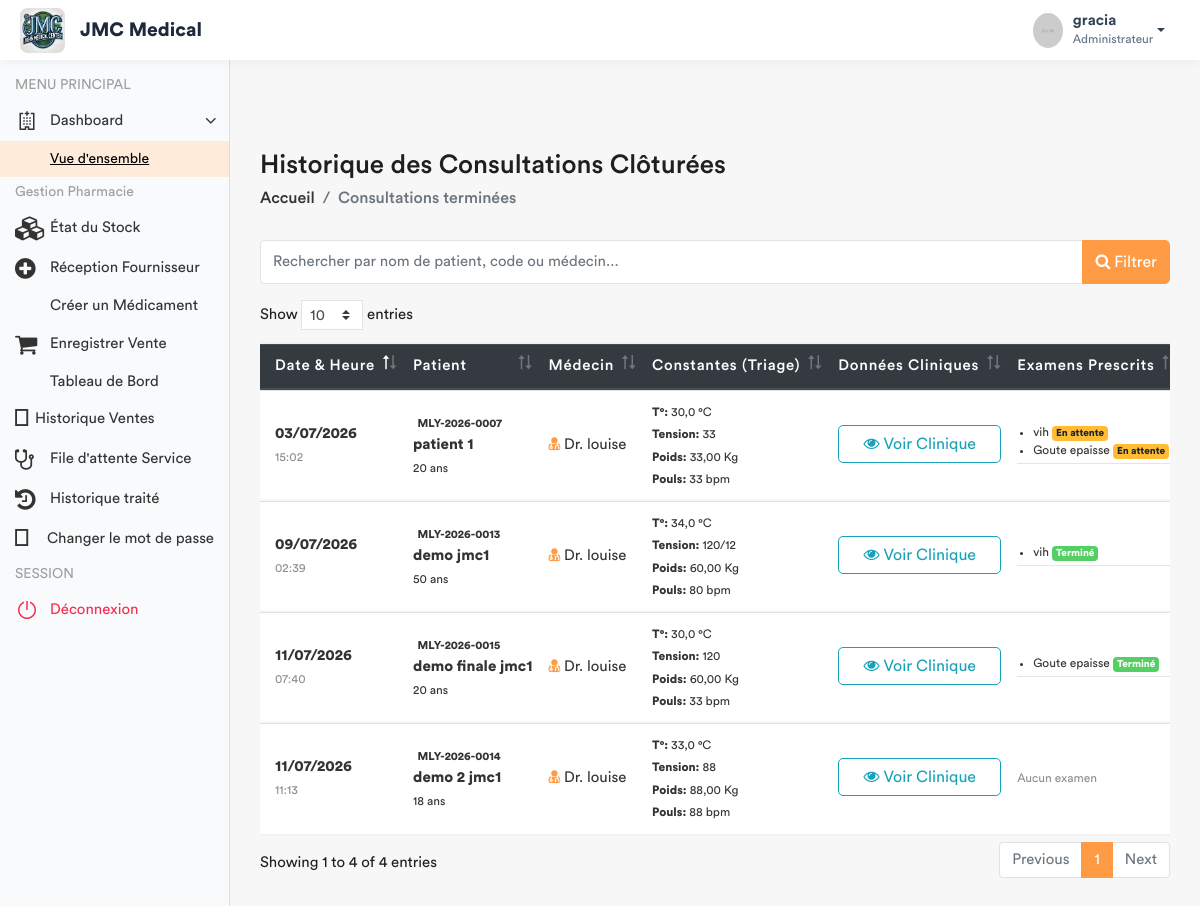
/medecin/consultations/historique/ (signed in), run on an earlier commit of the app's database.
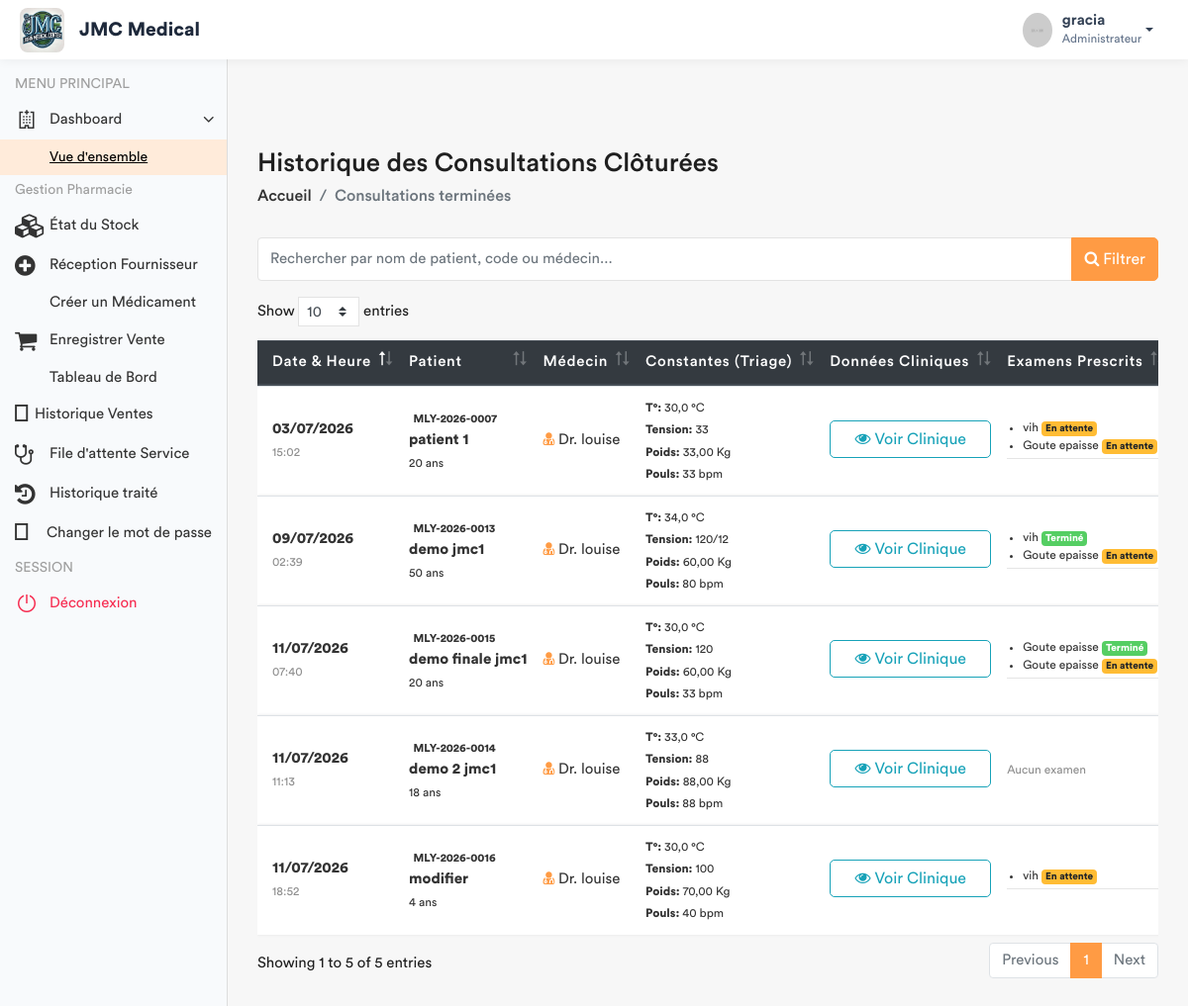
And on a later commit of the database.
### app/models.py (models this page shows, shortened)
class Consultation(models.Model):
    triage = models.OneToOneField(SigneVital, db_index=True, on_delete=models.CASCADE)
    medecin = models.ForeignKey(settings.AUTH_USER_MODEL, on_delete=models.SET_NULL, null=True)
    motif_consultation = models.TextField(verbose_name="Motif")
    antecedent = models.CharField(max_length  = 255 , null = True , blank = True)
    histoire_maladie = models.TextField(verbose_name="Histoire de la maladie")
    examen_physique = models.TextField(verbose_name="Examen physique")
    complement_d_anamnese = models.CharField(max_length=200, null=True)
    hypothese_diagnostique = models.TextField(verbose_name="Hypothèse diagnostique")
    date_creation = models.DateTimeField(default=timezone.now)
    consultation_payee = models.BooleanField(default=False, verbose_name="Consultation payée")
    session = models.OneToOneField(SessionSoins, on_delete=models.CASCADE, null=True)
    hopital = models.ForeignKey(Hopital , on_delete= models.SET_NULL , null = True)

class SigneVital(models.Model):
    patient = models.ForeignKey(Patient, on_delete=models.CASCADE)
    temperature = models.DecimalField(max_digits=4, decimal_places=1)
    poids = models.DecimalField(max_digits=5, decimal_places=2)
    tension_arterielle = models.CharField(max_length=10)
    frequence_cardiaque = models.IntegerField()
    frequence_respiratoire = models.IntegerField(null=True, blank=True)
    saturation_oxygene = models.IntegerField(null=True, blank=True)
    date_prelevement = models.DateTimeField(default=timezone.now)
    infirmier = models.ForeignKey(User, on_delete=models.SET_NULL, null=True)
    est_consulte = models.BooleanField(default=False)
    session = models.ForeignKey(SessionSoins, on_delete=models.CASCADE, related_name='signes_vitaux', null=True)
    hopital = models.ForeignKey(Hopital , on_delete= models.SET_NULL , null = True)

class Patient(models.Model):
    TYPE_CHOICES = [
        ('SIMPLE', 'Patient Simple'),
        ('FIDELE', 'Patient Fidèle'),
        ('CONVENTIONNE', 'Patient Conventionné'),
    ]
    code_patient = models.CharField(max_length=20, unique=True, editable=False)
    noms = models.CharField(max_length=100)
    service = models.ForeignKey('Service', on_delete=models.PROTECT, related_name='patients', null=True)
    sexe = models.CharField(max_length=1, choices=[('M', 'Masculin'), ('F', 'Féminin')])
    age = models.CharField(max_length=30)
    adresse = models.TextField()
    telephone = models.CharField(max_length=20)
    hopital = models.ForeignKey(Hopital , on_delete=models.SET_NULL , related_name= 'patient_hopital', null = True)
    type_patient = models.CharField(max_length=15, choices=TYPE_CHOICES, default='SIMPLE')
    a_carte_fidelite = models.BooleanField(default=False, verbose_name="Possède carte de fidélité")
    entreprise = models.ForeignKey(
        'Entreprise',
        on_delete=models.SET_NULL,
        null=True,
        blank=True,
        related_name='patients',
        verbose_name="Entreprise (si conventionné)"
    )
    fiche_payee = models.BooleanField(default=False)
    created_by = models.ForeignKey(User, on_delete=models.SET_NULL, null=True, related_name='patients_crees')
    date_creation = models.DateTimeField(auto_now_add=True)
    date_modification = models.DateTimeField(auto_now=True)

class DemandeExamen(models.Model):
    STATUT = [
        ('EN_ATTENTE', 'En attente'),
        ('TERMINE', 'Terminé'),
        ('ANNULE', 'Annulé'),
    ]
    consultation = models.ForeignKey('Consultation', related_name='examens', on_delete=models.CASCADE)
    prestation = models.ForeignKey('Prestation', on_delete=models.PROTECT)
    indication = models.TextField(blank=True, help_text="Note du médecin pour le technicien")
    resultat = models.TextField(blank=True, null=True)
    image_resultat = models.ImageField(upload_to='resultats_examens/', blank=True, null=True)
    technicien = models.ForeignKey(
        settings.AUTH_USER_MODEL,
        related_name='examens_realises',
        on_delete=models.SET_NULL,
        null=True,
        blank=True
    )
    statut = models.CharField(max_length=20, choices=STATUT, default='EN_ATTENTE')
    date_demande = models.DateTimeField(default=timezone.now)
    date_realisation = models.DateTimeField(null=True, blank=True)
    quantite = models.PositiveIntegerField(default=1)
    hopital = models.ForeignKey(Hopital , on_delete= models.SET_NULL , null = True)

class Prestation(models.Model):
    CATEGORIES = [
        ('ADM', 'Administratif'),
        ('CONS', 'Consultation'),
        ('LABO', 'Laboratoire'),
        ('SOIN', 'Soins'),
        ('ECHO', 'Échographie'),
        ('RADIO', 'Radiologie'),
        ('SCAN', 'Scanner'),
        ('IRM', 'IRM'),
        ('CARDIO', 'Cardiographie'),
        ('GYNECO', 'Gynécographie'),
        ('ONCO', 'Oncologie'),
        ('ORTHO', 'Orthopédie'),
        ('DERMA', 'Dermatologie'),
        ('OPHTA', 'Ophtalmologie'),
        ('PSY', 'Psychiatrie'),
        ('KINE', 'Rééducation / Kinésithérapie'),
        ('MED', 'Acte Médical'),
        ('CHIR', 'Acte Chirurgical'),
        ('CONS_MAT', 'Consultation Maternité'),
        ('MAT', 'Forfait Maternité / Accouchement'),
    ]
    libelle = models.CharField(max_length=200, verbose_name="Libellé")
    categorie = models.CharField(max_length=10, choices=CATEGORIES, verbose_name="Catégorie")
    prix = models.DecimalField(max_digits=10, decimal_places=2, default=Decimal('0.00'), verbose_name="Prix (USD)")
    hopital =  models.ForeignKey(Hopital, on_delete= models.SET_NULL , null = True , related_name = 'hopital_prestation')
    valeur_normale = models.CharField(
        max_length=150, blank=True, null=True,
        verbose_name="Valeur Normale / Référence (Labo uniquement)",
        help_text="Ex: 70-110 mg/dl, Négatif, etc."
    )
    class Meta:
        verbose_name = "Prestation"
        verbose_name_plural = "Prestations"

### app/views.py (the view)
# urls.py: path('medecin/consultations/historique/', views.liste_consultations_terminees, name='liste_consultations'),
@login_required
def liste_consultations_terminees(request):
    consultations = Consultation.objects.select_related(
        'triage__patient',
        'medecin'
    ).prefetch_related(
        'examens__prestation'
    ).order_by('-date_creation')
    role = Fonction.objects.filter(userKey=request.user).first()
    fonctionKey = role.fonctionKey.roleName if role else None
    context = {
        'consultations': consultations,
        'fonctionKey': fonctionKey
    }
    return render(request, 'back-end/medecin/liste_consultations.html', context)

### app/templates/back-end/medecin/liste_consultations.html (shortened to what this page needs)
<!DOCTYPE html>
{% load static %}
<html lang="fr">
    <head>
        {% include 'back-end/includes/css.html' %}
    </head>
    <body>
        <div class="main-wrapper">
            {% include 'back-end/includes/header.html' %}
            {% include 'back-end/includes/sidebar.html' %}
            <div class="page-wrapper">
                <div class="content container-fluid">
                    <div class="page-header">
                        <div class="row align-items-center">
                            <div class="col">
                                <h3 class="page-title">Historique des Consultations Clôturées</h3>
                                <ul class="breadcrumb">
                                    <li class="breadcrumb-item"><a href="#">Accueil</a></li>
                                    <li class="breadcrumb-item active">Consultations terminées</li>
                                </ul>
                            </div>
                        </div>
                    </div>
                    <div class="row mb-3">
                        <div class="col-md-12">
                            <form method="GET" action="" class="search-form">
                                <div class="input-group">
                                    <input type="text" name="q" class="form-control" placeholder="Rechercher par nom de patient, code ou médecin..." value="{{ request.GET.q }}">
                                    <div class="input-group-append">
                                        <button class="btn btn-primary" type="submit">
                                            <i class="fa fa-search"></i> Filtrer
                                        </button>
                                    </div>
                                </div>
                            </form>
                        </div>
                    </div>
                    <div class="row">
                        <div class="col-md-12">
                            <div class="table-responsive">
                                <table class="table table-hover custom-table mb-0 datatable">
                                    <thead class="thead-dark">
                                        <tr>
                                            <th>Date & Heure</th>
                                            <th>Patient</th>
                                            <th>Médecin</th>
                                            <th>Constantes (Triage)</th>
                                            <th>Données Cliniques</th>
                                            <th>Examens Prescrits</th>
                                        </tr>
                                    </thead>
                                    <tbody>
                                        {% for c in consultations %}
                                        <tr>
                                            <td>
                                                <strong>{{ c.date_creation|date:"d/m/Y" }}</strong><br>
                                                <small class="text-muted">{{ c.date_creation|date:"H:i" }}</small>
                                            </td>
                                            <td>
                                                <span class="badge badge-light-info">{{ c.triage.patient.code_patient }}</span><br>
                                                <strong>{{ c.triage.patient.noms }}</strong><br>
                                                <small>{{ c.triage.patient.age }} ans</small>
                                            </td>
                                            <td>
                                                <i class="fa fa-user-md text-primary"></i> Dr. {{ c.medecin.get_full_name|default:c.medecin.username }}
                                            </td>
                                            <td>
                                                <small>
                                                    <strong>T°:</strong> {{ c.triage.temperature }} °C <br>
                                                    <strong>Tension:</strong> {{ c.triage.tension_arterielle|default:"--" }} <br>
                                                    <strong>Poids:</strong> {{ c.triage.poids }} Kg <br>
                                                    <strong>Pouls:</strong> {{ c.triage.frequence_cardiaque|default:"--" }} bpm
                                                </small>
                                            </td>
                                            <td>
                                                <button class="btn btn-xs btn-outline-info btn-block mb-1" data-toggle="collapse" data-target="#clinique_{{ c.id }}">
                                                    <i class="fa fa-eye"></i> Voir Clinique
                                                </button>
                                            </td>
                                            <td>
                                                {% if c.examens.all %}
                                                    <ul class="pl-3 mb-0" style="font-size: 12px;">
                                                        {% for exam in c.examens.all %}
                                                            <li>
                                                                {{ exam.prestation.libelle }}
                                                                <span class="badge {% if exam.statut == 'TERMINE' %}badge-success{% elif exam.statut == 'ANNULE' %}badge-danger{% else %}badge-warning{% endif %}" style="font-size: 10px;">
                                                                    {{ exam.get_statut_display }}
                                                                </span>
                                                            </li>
                                                        {% endfor %}
                                                    </ul>
                                                    <hr class="my-1">
                                                {% else %}
                                                    <span class="text-muted" style="font-size: 12px;">Aucun examen</span>
                                                {% endif %}
                                            </td>
                                        </tr>
                                        {% endfor %}
                                    </tbody>
                                </table>
                            </div>
                        </div>
                    </div>
                </div>
            </div>
        </div>
    </body>
</html>

### app/templates/back-end/includes/header.html (shortened to what this page needs)
{% load static %}
<header class="header-modern" style="background: #ffffff; height: 60px; box-shadow: 0 2px 10px rgba(0,0,0,0.05); display: flex; align-items: center; padding: 0 20px; position: relative; z-index: 1060;">
    <div class="header-left" style="display: flex; align-items: center;">
        <a href="{% url 'home' %}" class="logo">
            <img src="{% static 'front-end/assets/img/dr/jmc.jpeg' %}" width="45" height="45" alt="Moyanoli" style="border-radius: 8px;">
        </a>
        <span style="font-weight: 700; font-size: 1.2rem; margin-left: 15px; color: #1e293b;">JMC Medical</span>
    </div>
    <ul class="nav user-menu" style="list-style: none; display: flex; align-items: center; margin-left: auto;">
        <li class="nav-item dropdown has-arrow main-drop">
            <a href="#" class="dropdown-toggle nav-link" data-toggle="dropdown" style="display: flex; align-items: center; color: #334155; text-decoration: none;">
                <span class="user-img" style="margin-right: 10px;">
                    <img src="{% static 'back-end/assets/img/profiles/avatar-21.jpg' %}" width="35" height="35" alt="User" style="border-radius: 50%;">
                </span>
                <div style="line-height: 1.2;">
                    <span style="font-weight: 600; display: block;">{{ user.username }}</span>
                    <span style="font-size: 0.75rem; color: #64748b;">Administrateur</span>
                </div>
            </a>
        </li>
    </ul>
</header>

What changed in the data, as far as the page shows it:
added Consultation: date_creation "11/07/2026", date_creation "18:52", triage.patient.code_patient "MLY-2026-0016", triage.patient.noms "modifier", triage.patient.age "4", medecin.get_full_name "louise", triage.temperature "30,0", triage.tension_arterielle "100", triage.poids "70,00", triage.frequence_cardiaque "40"
added DemandeExamen: prestation.libelle "vih", statut "En attente", shown under "11/07/2026"
added DemandeExamen: prestation.libelle "Goute epaisse", statut "En attente", shown under Consultation "demo finale jmc1"
added DemandeExamen: prestation.libelle "Goute epaisse", statut "En attente", shown under Consultation "demo jmc1"
Also different on the page:
text written by a page script: "Show entries Showing 1 to 4 of 4 entries Previous 1 Next" → "Show entries Showing 1 to 5 of 5 entries Previous 1 Next"
